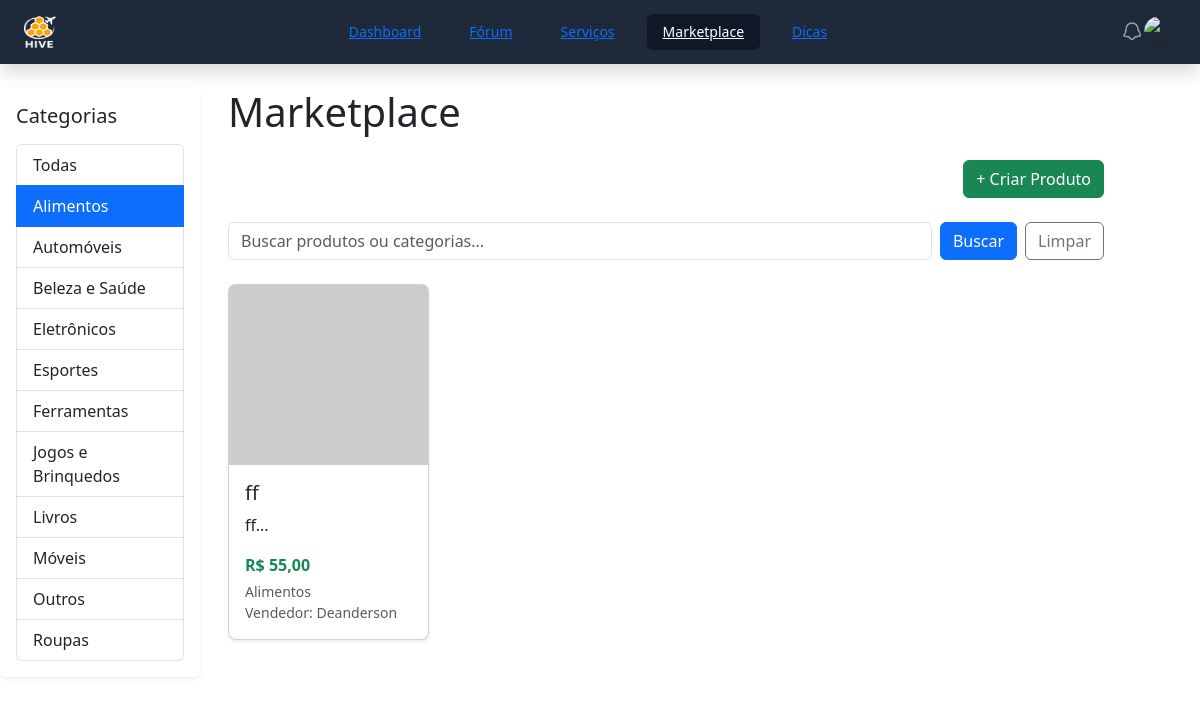
The page /marketplace.php?categoria=3 on the database its author committed.
### tables this page shows
CREATE TABLE `categorias_marketplace` (
  `id` int(11) NOT NULL AUTO_INCREMENT,
  `nome` varchar(100) NOT NULL,
  PRIMARY KEY (`id`)
);

CREATE TABLE `produtos` (
  `id` int(11) NOT NULL AUTO_INCREMENT,
  `titulo` varchar(255) NOT NULL,
  `descricao` text NOT NULL,
  `preco` decimal(10,2) NOT NULL,
  `categoria_id` int(11) NOT NULL,
  `usuario_id` int(11) NOT NULL,
  `imagem` varchar(255),
  `criado_em` datetime DEFAULT current_timestamp(),
  PRIMARY KEY (`id`),
  KEY `usuario_id` (`usuario_id`),
  KEY `fk_produtos_categorias_marketplace` (`categoria_id`)
);

CREATE TABLE `usuarios` (
  `id` int(11) NOT NULL AUTO_INCREMENT,
  `nome` varchar(100) NOT NULL,
  `email` varchar(100) NOT NULL,
  `senha` varchar(255) NOT NULL,
  `data_registro` datetime DEFAULT current_timestamp(),
  `pais_origem` varchar(100),
  `pais_residencia` varchar(100),
  `foto_perfil` varchar(255),
  PRIMARY KEY (`id`),
  UNIQUE KEY `email` (`email`)
);

### Classes/config.marketplace.php (called while the page is built, shortened)
<?php
$conn = new mysqli("localhost", "root", "", "hivedb");
$busca = $_GET['busca'] ?? '';
$categoria_filtro = $_GET['categoria'] ?? '';
$categorias_result = $conn->query("SELECT id, nome FROM categorias_marketplace ORDER BY nome");
$sql = "
    SELECT p.*, cm.nome AS categoria_nome, u.nome AS usuario_nome
    FROM produtos p
    JOIN categorias_marketplace cm ON p.categoria_id = cm.id
    JOIN usuarios u ON p.usuario_id = u.id
    WHERE 1=1
";
$params = [];
$tipos = "";
if ($categoria_filtro) {
    $sql .= " AND cm.id = ?";
    $params[] = &$categoria_filtro;
    $tipos .= "i";
}
$sql .= " ORDER BY p.criado_em DESC";
$stmt = $conn->prepare($sql);
if ($params) {
    $stmt->bind_param($tipos, ...$params);
}
$stmt->execute();
$result = $stmt->get_result();
?>

### marketplace.php (the view, shortened to what this page needs)
<?php
include 'Classes/config.marketplace.php';
include 'navbar.php';
?>
<!DOCTYPE html>
<html lang="pt-br">
<head>
    <link href="https://cdn.jsdelivr.net/npm/bootstrap@5.3.3/dist/css/bootstrap.min.css" rel="stylesheet" />
    <link rel="stylesheet" href="css/marketplace.css">
</head>
<body class="bg-light">
<div class="container-fluid py-4">
    <div class="row">
        <nav id="sidebar" class="col-md-3 col-lg-2 d-none d-md-block bg-white rounded shadow-sm p-3 me-3">
            <h5 class="mb-3">Categorias</h5>
            <ul class="list-group">
                <a href="marketplace.php" class="list-group-item <?= !$categoria_filtro ? 'active' : '' ?>">Todas</a>
                <?php while ($cat = $categorias_result->fetch_assoc()): ?>
                    <a href="marketplace.php?categoria=<?= $cat['id'] ?>" class="list-group-item <?= $categoria_filtro == $cat['id'] ? 'active' : '' ?>">
                        <?= htmlspecialchars($cat['nome']) ?>
                    </a>
                <?php endwhile; ?>
            </ul>
        </nav>
        <main class="col-md-9 col-lg-9">
            <h1 class="mb-4">Marketplace</h1>
            <div class="mb-4 d-flex justify-content-end">
                <a href="cadastro_produto.php" class="btn btn-success">+ Criar Produto</a>
            </div>
            <form method="GET" class="mb-4 d-flex" role="search" aria-label="Busca no marketplace">
                <input type="text" name="busca" class="form-control me-2" placeholder="Buscar produtos ou categorias..." value="<?= htmlspecialchars($busca) ?>" />
                <button type="submit" class="btn btn-primary">Buscar</button>
                <?php if ($busca || $categoria_filtro): ?>
                    <a href="marketplace.php" class="btn btn-outline-secondary ms-2">Limpar</a>
                <?php endif; ?>
            </form>
            <div class="row row-cols-1 row-cols-sm-2 row-cols-md-3 row-cols-lg-4 g-4">
                <?php if ($result->num_rows === 0): ?>
                    <p class="text-muted">Nenhum produto encontrado.</p>
                <?php else: ?>
                    <?php while ($produto = $result->fetch_assoc()):
                        $modalId = "modalProduto" . $produto['id'];
                    ?>
                        <div class="col">
                            <div class="card h-100 shadow-sm" style="cursor:pointer;" data-bs-toggle="modal" data-bs-target="#<?= $modalId ?>">
                                <?php if ($produto['imagem'] && file_exists($produto['imagem'])): ?>
                                    <img src="<?= htmlspecialchars($produto['imagem']) ?>" class="card-img-top" alt="Imagem do produto" style="height:180px; object-fit:cover;">
                                <?php else: ?>
                                    <img src="https://via.placeholder.com/300x180?text=Sem+Imagem" class="card-img-top" alt="Sem imagem" style="height:180px; object-fit:cover;">
                                <?php endif; ?>
                                <div class="card-body d-flex flex-column">
                                    <h5 class="card-title"><?= htmlspecialchars($produto['titulo']) ?></h5>
                                    <p class="card-text truncate-text"><?= nl2br(htmlspecialchars(substr($produto['descricao'], 0, 80))) ?>...</p>
                                    <div class="mt-auto">
                                        <p class="mb-1 fw-semibold text-success">R$ <?= number_format($produto['preco'], 2, ',', '.') ?></p>
                                        <p class="mb-0 text-muted small"><?= htmlspecialchars($produto['categoria_nome']) ?></p>
                                        <p class="mb-0 text-muted small">Vendedor: <?= htmlspecialchars($produto['usuario_nome']) ?></p>
                                    </div>
                                </div>
                            </div>
                        </div>
                    <?php endwhile; ?>
                <?php endif; ?>
            </div>
        </main>
    </div>
</div>
</body>
</html>

### css/marketplace.css (style rules this page uses)
.card { border-radius: 0.5rem; transition: transform 0.2s ease; cursor: pointer; }
.truncate-text { overflow: hidden; text-overflow: ellipsis; display: -webkit-box; -webkit-line-clamp: 3; -webkit-box-orient: vertical; }

### rows shown on the page
categorias_marketplace: nome "Alimentos"
categorias_marketplace: nome "Automóveis"
categorias_marketplace: nome "Beleza e Saúde"
categorias_marketplace: nome "Eletrônicos"
categorias_marketplace: nome "Esportes"
categorias_marketplace: nome "Ferramentas"
categorias_marketplace: nome "Jogos e Brinquedos"
categorias_marketplace: nome "Livros"
categorias_marketplace: nome "Móveis"
categorias_marketplace: nome "Outros"
categorias_marketplace: nome "Roupas"
produtos: titulo "ff", descricao "ff", preco "55,00", categorias_marketplace.nome "Alimentos", usuario.nome "Deanderson"
